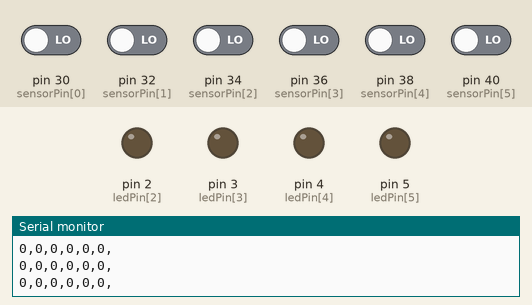
This sketch was run on a simulated Arduino Mega 2560, built with avr-gcc and run on an emulated ATmega2560. On the bench: output pins drawn as LEDs (lit = HIGH), the last lines printed to the serial monitor. The inputs (shaded band) are chosen by the test bench; at power-on: pin 30 (sensorPin[0]), pin 32 (sensorPin[1]), pin 34 (sensorPin[2]), pin 36 (sensorPin[3]), pin 38 (sensorPin[4]), pin 40 (sensorPin[5]) LOW.

Above: at 1.2 s.
1.3 s: pin 34 (sensorPin[2]) driven HIGH
At 1.9 s:
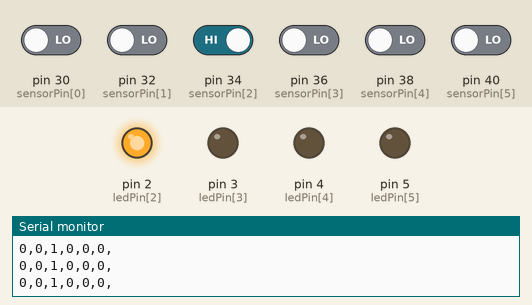
2.8 s: pin 36 (sensorPin[3]) driven HIGH
At 3.7 s:
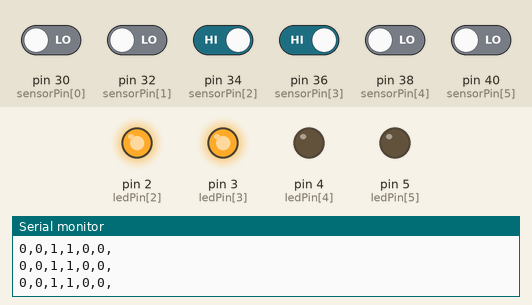
4.3 s: pin 38 (sensorPin[4]) driven HIGH
At 4.8 s:
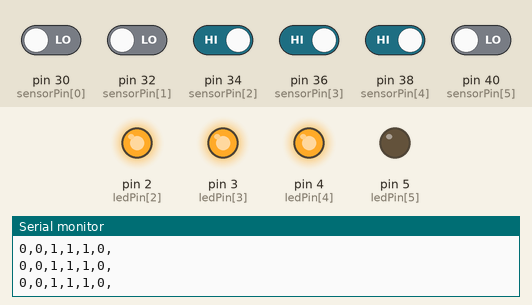
5.8 s: pin 40 (sensorPin[5]) driven HIGH
At 6.6 s:
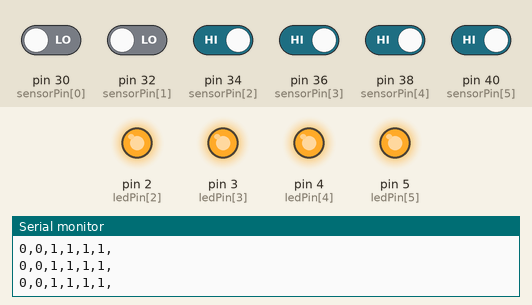
7.3 s: pin 34 (sensorPin[2]) driven LOW
At 8.4 s:
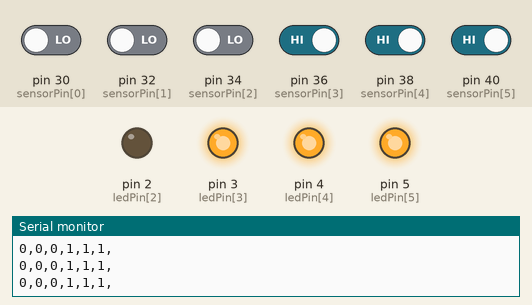
8.8 s: pin 36 (sensorPin[3]) driven LOW
At 9.6 s:
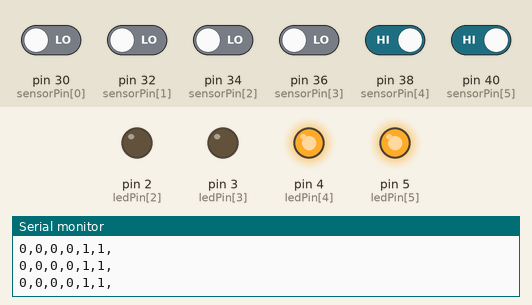
Timing chart, 0 to 11.3 s (numbered marks = the images above; inputs shaded):
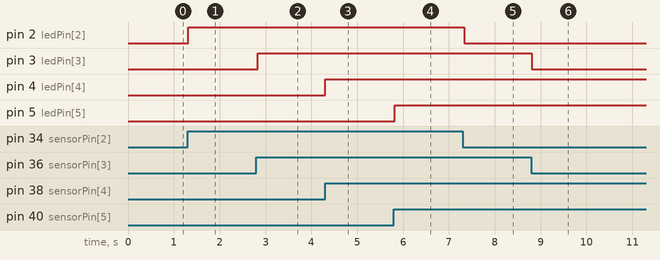

Measured:
- after the input at 1.3 s, pin 2 (ledPin[2]): LOW → HIGH at once
- after the input at 2.8 s, pin 3 (ledPin[3]): LOW → HIGH at once
- after the input at 4.3 s, pin 4 (ledPin[4]): LOW → HIGH at once
- after the input at 5.8 s, pin 5 (ledPin[5]): LOW → HIGH at once
- after the input at 7.3 s, pin 2 (ledPin[2]): HIGH → LOW at once
- after the input at 8.8 s, pin 3 (ledPin[3]): HIGH → LOW at once

The sketch:

senderSerialAr_1d.ino
```cpp
/*
Arduino Mega
 Compatible con receiverSerialP5_2d
 24/3/14

 TODO
 dimming de leds con alguna clase.
 */

#define ARRAY_SIZE 6
#define ledOn 255
#define ledOff 0

int ledPin[]={
  0, 1, 2, 3, 4, 5};
int sensorPin[]= {
  30, 32, 34, 36, 38, 40};

int value[ARRAY_SIZE];


void setup(){
  Serial.begin(115200);

  for(int i=0; i<ARRAY_SIZE; i++){
    pinMode(sensorPin[i], INPUT);
    pinMode(ledPin[i], OUTPUT);
    value[i]=0;
  }
}


void loop(){
  for(int i=0; i<ARRAY_SIZE; i++){
    value[i]=digitalRead(sensorPin[i]);

    if(value[i]==HIGH){
      analogWrite(ledPin[i], ledOn);
    }
    else{
      analogWrite(ledPin[i], ledOff);
    }
  }

  Serial.print(value[0], DEC);
  Serial.print(",");
  Serial.print(value[1], DEC);
  Serial.print(",");
  Serial.print(value[2], DEC);
  Serial.print(",");
  Serial.print(value[3], DEC);
  Serial.print(",");
  Serial.print(value[4], DEC);
  Serial.print(",");
  Serial.print(value[5], DEC);
  Serial.print(",");
  Serial.println();
  delay(50);
}
```
